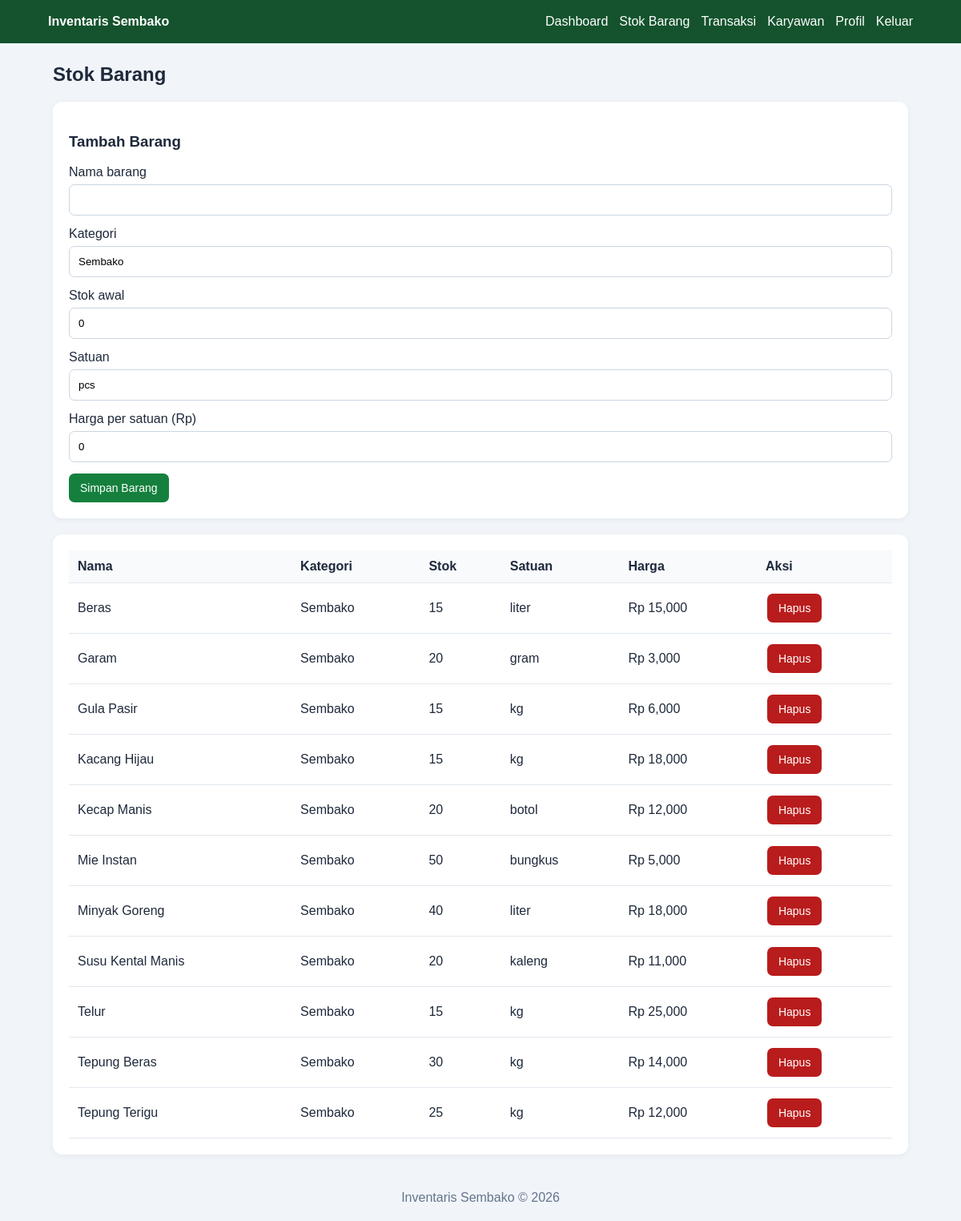
The page /stok (signed in) on the database its author committed.
### tables this page shows
CREATE TABLE barang (
        id INTEGER PRIMARY KEY AUTOINCREMENT,
        nama TEXT UNIQUE NOT NULL,
        kategori TEXT NOT NULL DEFAULT 'Sembako',
        stok INTEGER NOT NULL DEFAULT 0 CHECK(stok >= 0),
        satuan TEXT NOT NULL DEFAULT 'pcs',
        harga REAL NOT NULL DEFAULT 0 CHECK(harga >= 0)
    );

### app.py (the view, shortened to what this page needs)
@app.route("/stok", methods=["GET", "POST"])
@login_required
def stok():
    db = get_db()
    daftar_barang = db.execute(
        "SELECT * FROM barang ORDER BY nama"
    ).fetchall()
    return render_template("stok.html", barang=daftar_barang)

### app.py (called while the page is built)
def get_db():
    if "db" not in g:
        g.db = sqlite3.connect(DATABASE)
        g.db.row_factory = sqlite3.Row
        g.db.execute("PRAGMA foreign_keys = ON")
    return g.db

@app.before_request
def load_logged_in_user():
    user_id = session.get("user_id")
    g.user = None
    if user_id is not None:
        g.user = get_db().execute(
            "SELECT * FROM users WHERE id = ? AND aktif = 1",
            (user_id,)
        ).fetchone()
        if g.user is None:
            session.clear()

def login_required(view):
    @wraps(view)
    def wrapped_view(*args, **kwargs):
        if g.user is None:
            flash("Silakan login terlebih dahulu.", "warning")
            return redirect(url_for("index"))
        return view(*args, **kwargs)
    return wrapped_view

### templates/stok.html (shortened to what this page needs)
{% extends "base.html" %}
{% block content %}
<h2>Stok Barang</h2>
{% if g.user['role'] == 'admin' %}
<div class="card">
    <h3>Tambah Barang</h3>
    <form method="post">
        <label>Nama barang</label>
        <input name="nama" required>
        <label>Kategori</label>
        <input name="kategori" value="Sembako" required>
        <label>Stok awal</label>
        <input type="number" name="stok" min="0" value="0" required>
        <label>Satuan</label>
        <input name="satuan" value="pcs" required>
        <label>Harga per satuan (Rp)</label>
        <input type="number" name="harga" min="0" step="0.01" value="0" required>
        <button type="submit">Simpan Barang</button>
    </form>
</div>
{% endif %}
<div class="card">
    <div class="table-wrap">
    <table>
        <tr>
            <th>Nama</th><th>Kategori</th><th>Stok</th>
            <th>Satuan</th><th>Harga</th>
            {% if g.user['role'] == 'admin' %}<th>Aksi</th>{% endif %}
        </tr>
        {% for b in barang %}
        <tr>
            <td>{{ b['nama'] }}</td>
            <td>{{ b['kategori'] }}</td>
            <td>{{ b['stok'] }}</td>
            <td>{{ b['satuan'] }}</td>
            <td>Rp {{ "{:,.0f}".format(b['harga']) }}</td>
            {% if g.user['role'] == 'admin' %}
            <td>
                <form class="inline" method="post" action="{{ url_for('hapus_barang', barang_id=b['id']) }}" onsubmit="return confirm('Hapus barang ini?')">
                    <button class="danger" type="submit">Hapus</button>
                </form>
            </td>
            {% endif %}
        </tr>
        {% else %}
        <tr><td colspan="6">Belum ada barang. Admin bisa menambahkan barang di atas.</td></tr>
        {% endfor %}
    </table>
    </div>
</div>
{% endblock %}

### templates/base.html (style rules this page uses)
* { box-sizing: border-box; }
body { margin: 0; font-family: Arial, sans-serif; background: #f1f5f9; color: #1e293b; }
.card { background: white; padding: 20px; border-radius: 12px; box-shadow: 0 2px 8px #0000000d; margin-bottom: 20px; }
input, select, textarea { width: 100%; padding: 11px; margin: 6px 0 14px; border: 1px solid #cbd5e1; border-radius: 7px; }
button, .btn { display: inline-block; padding: 10px 14px; border: 0; border-radius: 7px; background: #15803d; color: white; cursor: pointer; text-decoration: none; font-size: 14px; }
.danger { background: #b91c1c; }
.table-wrap { overflow-x: auto; }
table { width: 100%; border-collapse: collapse; background: white; }
th, td { padding: 11px; text-align: left; border-bottom: 1px solid #e2e8f0; }
th { background: #f8fafc; }
form.inline { display: inline; }
form.inline button { margin: 2px; }

### rows shown on the page
barang: nama "Beras", kategori "Sembako", stok "15", satuan "liter", harga "15,000"
barang: nama "Garam", kategori "Sembako", stok "20", satuan "gram", harga "3,000"
barang: nama "Gula Pasir", kategori "Sembako", stok "15", satuan "kg", harga "6,000"
barang: nama "Kacang Hijau", kategori "Sembako", stok "15", satuan "kg", harga "18,000"
barang: nama "Kecap Manis", kategori "Sembako", stok "20", satuan "botol", harga "12,000"
barang: nama "Mie Instan", kategori "Sembako", stok "50", satuan "bungkus", harga "5,000"
barang: nama "Minyak Goreng", kategori "Sembako", stok "40", satuan "liter", harga "18,000"
barang: nama "Susu Kental Manis", kategori "Sembako", stok "20", satuan "kaleng", harga "11,000"
barang: nama "Telur", kategori "Sembako", stok "15", satuan "kg", harga "25,000"
barang: nama "Tepung Beras", kategori "Sembako", stok "30", satuan "kg", harga "14,000"
barang: nama "Tepung Terigu", kategori "Sembako", stok "25", satuan "kg", harga "12,000"
